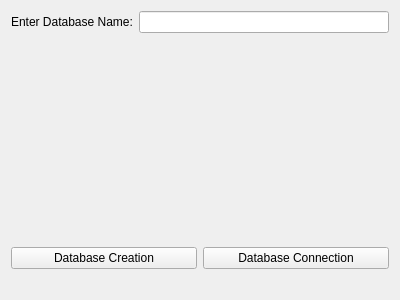
<?xml version="1.0" encoding="UTF-8"?>
<ui version="4.0">
 <class>Form</class>
 <widget class="QWidget" name="Form">
  <property name="geometry">
   <rect>
    <x>0</x>
    <y>0</y>
    <width>400</width>
    <height>300</height>
   </rect>
  </property>
  <property name="windowTitle">
   <string>Form</string>
  </property>
  <layout class="QVBoxLayout" name="verticalLayout">
   <item>
    <layout class="QHBoxLayout" name="horizontalLayout">
     <item>
      <widget class="QLabel" name="label">
       <property name="text">
        <string>Enter Database Name:</string>
       </property>
      </widget>
     </item>
     <item>
      <widget class="QLineEdit" name="inputdbname"/>
     </item>
    </layout>
   </item>
   <item>
    <spacer name="verticalSpacer">
     <property name="orientation">
      <enum>Qt::Vertical</enum>
     </property>
     <property name="sizeHint" stdset="0">
      <size>
       <width>20</width>
       <height>40</height>
      </size>
     </property>
    </spacer>
   </item>
   <item>
    <layout class="QHBoxLayout" name="horizontalLayout_2">
     <item>
      <widget class="QPushButton" name="pushButton_2">
       <property name="text">
        <string>Database Creation</string>
       </property>
      </widget>
     </item>
     <item>
      <widget class="QPushButton" name="pushButton">
       <property name="text">
        <string>Database Connection</string>
       </property>
      </widget>
     </item>
    </layout>
   </item>
   <item>
    <widget class="QLabel" name="message">
     <property name="text">
      <string/>
     </property>
    </widget>
   </item>
  </layout>
 </widget>
 <resources/>
 <connections/>
</ui>
